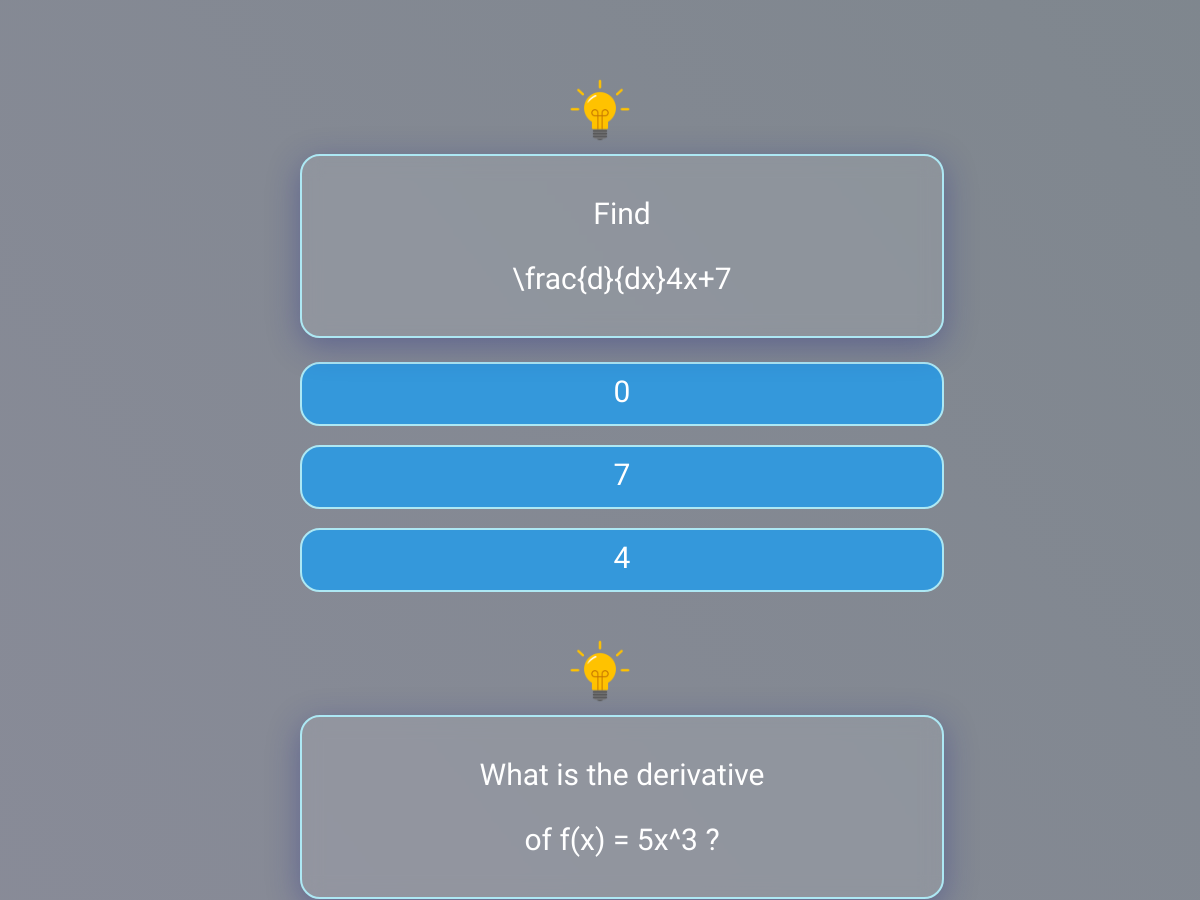
The page /practice-question/solo/3/ (signed in, upper part) on the database as committed earlier.
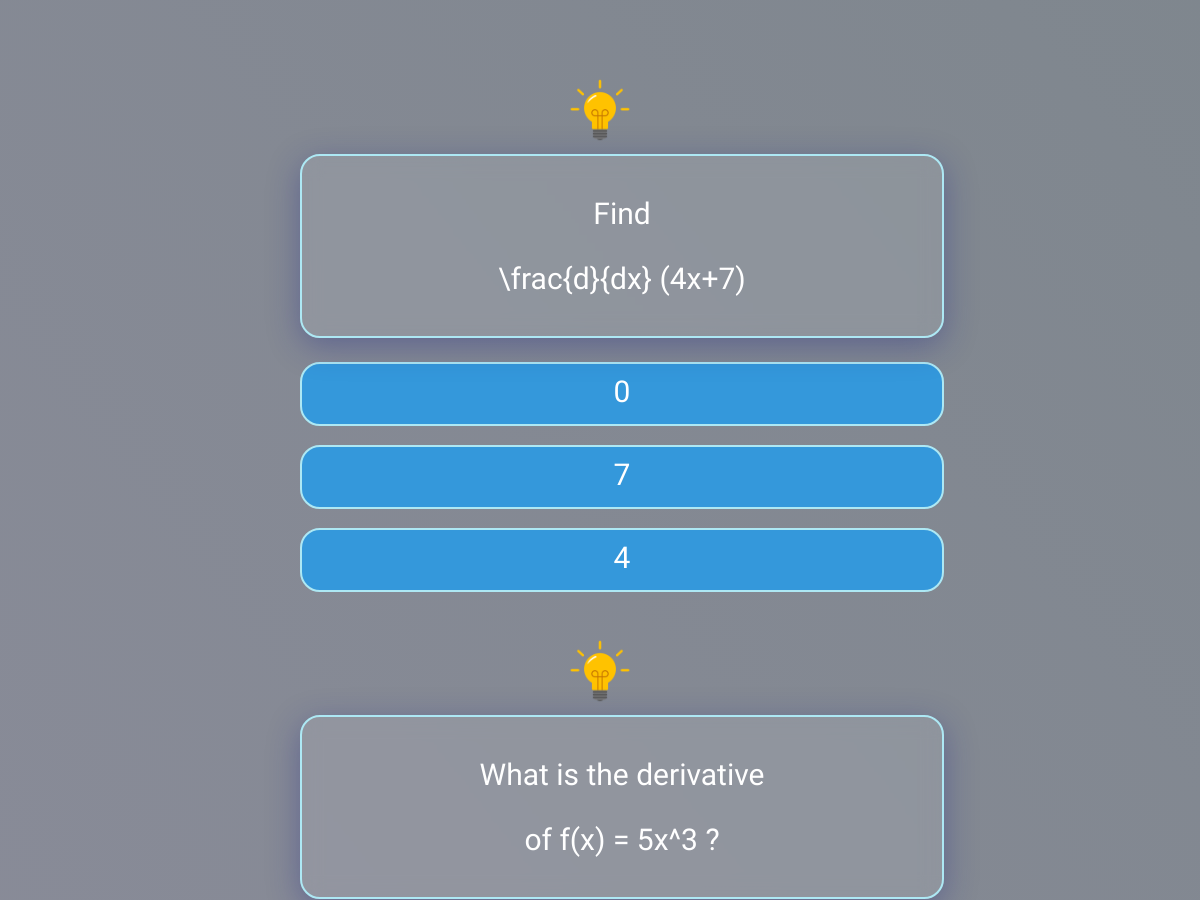
The same page on the database as committed later.
### quiz/models.py (models this page shows, shortened)
class SoloQuestion(models.Model):
    DIFFICULTY_CHOICES = [
        ('easy','Easy'),
        ('medium','Medium'),
        ('hard','Hard'),
    ]
    difficulty = models.CharField(max_length=10, choices=DIFFICULTY_CHOICES,  blank=True, null=True)
    question_text = models.TextField()
    question_formula = models.TextField(blank=True, null=True)
    option_a = models.TextField(null=True, blank=True)
    option_b = models.TextField(null=True, blank=True)
    option_c = models.TextField(null=True, blank=True)
    answer = models.CharField(max_length=100, null=True, blank=True)
    hint_question = models.CharField(max_length=100, null=True, blank=True)
    solution_here = models.ImageField(upload_to='solutions/',blank=True)

### quiz/views.py (the view, shortened to what this page needs)
# urls.py: path('practice-question/solo/<int:practice_mode_instance_id>/', views.practice_question_solo, name='practice'),
@csrf_exempt
@login_required(login_url='home')
def practice_question_solo(request, practice_mode_instance_id):
    practice_mode_instance = SoloPracticeMode.objects.get(id=practice_mode_instance_id)
    questions = list(practice_mode_instance.questions.all())
    random.shuffle(questions)
    return render(request, 'practiceQuestion/question.html', {'practice_mode_instance': practice_mode_instance, 'shuffled_questions': questions})

### templates/practiceQuestion/question.html (shortened to what this page needs)
<!DOCTYPE html>
<html lang="en">
<head>
  {% load static %}
  <link rel="stylesheet" href="{% static 'css/question/question.css' %}">
  <link rel="stylesheet" href="https://unpkg.com/mathlive/dist/mathlive-static.css" />
  <link rel="stylesheet" href="https://cdnjs.cloudflare.com/ajax/libs/font-awesome/6.5.1/css/all.min.css">
</head>
<body>
<div id="quiz-container">
  {% if practice_mode_instance.questions.all %}
  <form method="POST">
    {% for question in shuffled_questions %}
    <div class="question-container" id="question{{ question.id }}">
      <div class="hint">
        <img src="{% static 'img/bulb.png' %}" alt="Hint" onclick="showHint('{{ question.id }}')">
      </div>
      <div class="question-container" id="question{{ question.id }}">
        <div class="question">
          <div class="text-question mathlive">
            <p>{{ question.question_text }}</p>
          </div>
          {% autoescape off %}
          <div class="mathlive">
            <p>{{ question.question_formula }}</p>
          </div>
          {% endautoescape %}
        </div>
        <div class="choices">
          <input type="radio" name="user_answer_{{ question.id }}" value="{{ question.option_a }}"  id="q{{ question.id }}a"><label for="q{{ question.id }}a" class="mathlive">{{ question.option_a }}</label><br>
          <input type="radio" name="user_answer_{{ question.id }}" value="{{ question.option_b }}" id="q{{ question.id }}b"><label for="q{{ question.id }}b" class="mathlive">{{ question.option_b }}</label><br>
          <input type="radio" name="user_answer_{{ question.id }}" value="{{ question.option_c }}" id="q{{ question.id }}c"><label for="q{{ question.id }}c" class="mathlive">{{ question.option_c }}</label><br>
        </div>
      </div>
    {% endfor %}
  </form>
  {% else %}
    <p>No questions available for the selected criteria.</p>
  {% endif %}
</div>
</body>
</html>

Rows that differ between the two databases and show on the page:
changed SoloQuestion "Find": question_formula "\\frac{d}{dx}4x+7" → "\\frac{d}{dx} (4x+7)"
